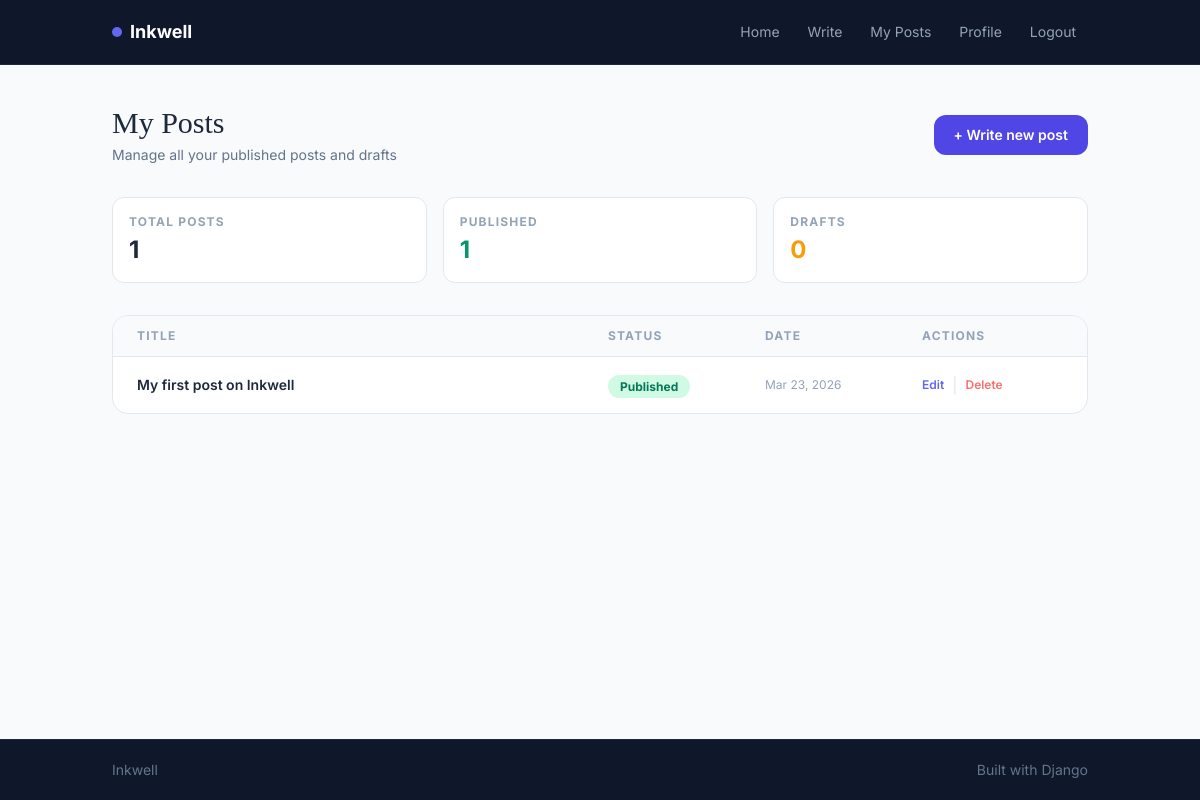
Before: /my-posts/ (signed in) with the older database file.
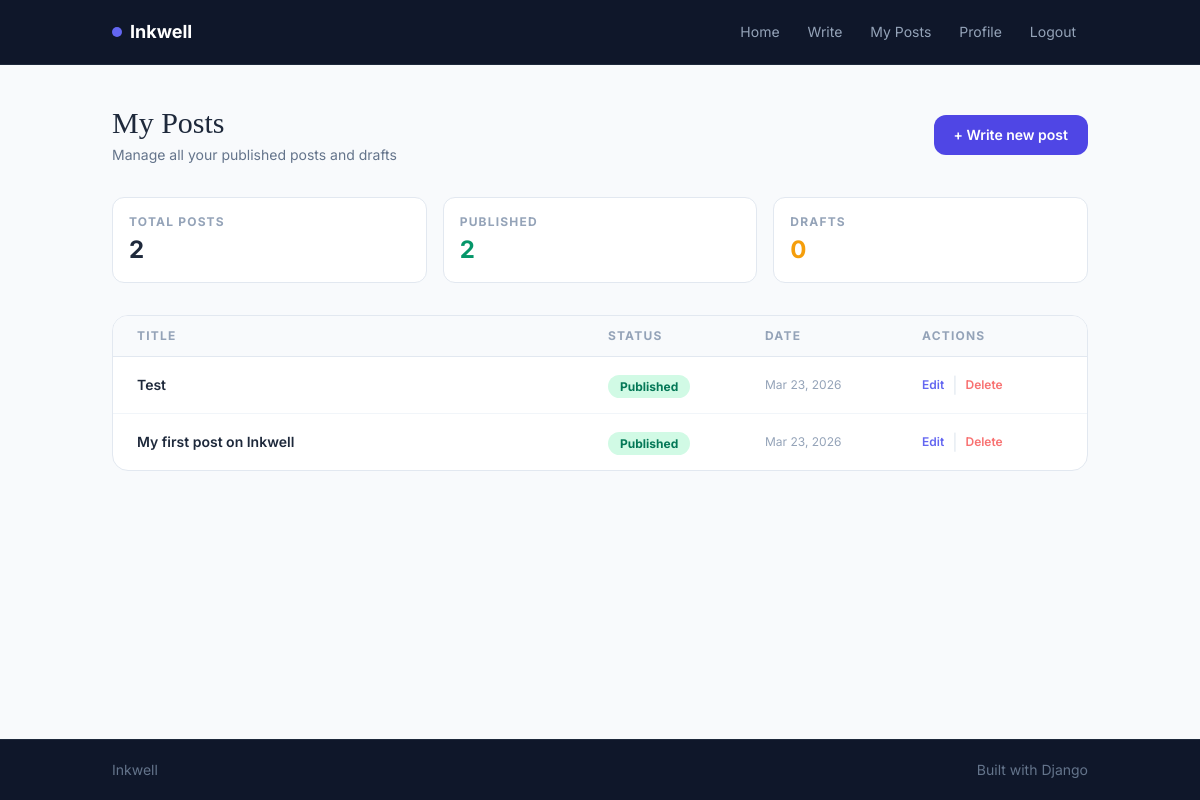
After: the same page with the newer database file.
### blog/models.py (models this page shows, shortened)
class Post(models.Model):
    STATUS_CHOICES = [
        ('draft', 'Draft'),
        ('published', 'Published'),
    ]
    title = models.CharField(max_length=200)
    slug = models.SlugField(max_length=200, unique=True)
    body = models.TextField()
    author = models.ForeignKey(User, on_delete=models.CASCADE, related_name='posts')
    tags = models.ManyToManyField(Tag, blank=True)
    thumbnail = models.ImageField(upload_to='thumbnails/', blank=True, null=True)
    status = models.CharField(max_length=10, choices=STATUS_CHOICES, default='draft')
    created_at = models.DateTimeField(auto_now_add=True)
    updated_at = models.DateTimeField(auto_now=True)
    class Meta:
        ordering = ['-created_at']

### blog/views.py (the view)
# urls.py: path('my-posts/', views.my_posts, name='my_posts'),
@login_required(login_url='login')
def my_posts(request):
    posts = Post.objects.filter(author=request.user)
    total = posts.count()
    published = posts.filter(status='published').count()
    drafts = posts.filter(status='draft').count()
    return render(request, 'blog/my_posts.html', {
        'posts': posts,
        'total': total,
        'published': published,
        'drafts': drafts,
    })

### blog/templates/blog/my_posts.html (shortened to what this page needs)
{% extends 'blog/base.html' %}
{% block content %}
<div class="max-w-5xl mx-auto px-6 py-10">
    <div class="flex items-center justify-between mb-8">
        <div>
            <h1 class="text-3xl text-slate-800 mb-1">My Posts</h1>
            <p class="text-slate-500 text-sm">Manage all your published posts and drafts</p>
        </div>
        <a href="{% url 'post_create' %}"
           class="bg-indigo-600 hover:bg-indigo-700 active:scale-95 text-white px-5 py-2.5 rounded-xl text-sm font-semibold transition-all">
            + Write new post
        </a>
    </div>
    <div class="grid grid-cols-3 gap-4 mb-8">
        <div class="bg-white border border-slate-200 rounded-xl p-4">
            <p class="text-xs font-bold text-slate-400 uppercase tracking-widest mb-1">Total Posts</p>
            <p class="text-2xl font-bold text-slate-800">{{ total }}</p>
        </div>
        <div class="bg-white border border-slate-200 rounded-xl p-4">
            <p class="text-xs font-bold text-slate-400 uppercase tracking-widest mb-1">Published</p>
            <p class="text-2xl font-bold text-emerald-600">{{ published }}</p>
        </div>
        <div class="bg-white border border-slate-200 rounded-xl p-4">
            <p class="text-xs font-bold text-slate-400 uppercase tracking-widest mb-1">Drafts</p>
            <p class="text-2xl font-bold text-amber-500">{{ drafts }}</p>
        </div>
    </div>
    {% if posts %}
    <div class="bg-white border border-slate-200 rounded-2xl overflow-hidden">
        <div class="grid grid-cols-12 gap-4 px-6 py-3 bg-slate-50 border-b border-slate-200">
            <p class="col-span-6 text-xs font-bold text-slate-400 uppercase tracking-widest">Title</p>
            <p class="col-span-2 text-xs font-bold text-slate-400 uppercase tracking-widest">Status</p>
            <p class="col-span-2 text-xs font-bold text-slate-400 uppercase tracking-widest">Date</p>
            <p class="col-span-2 text-xs font-bold text-slate-400 uppercase tracking-widest">Actions</p>
        </div>
        {% for post in posts %}
        <div class="grid grid-cols-12 gap-4 px-6 py-4 border-b border-slate-100 hover:bg-slate-50 transition-all items-center last:border-b-0">
            <div class="col-span-6">
                <p class="text-sm font-semibold text-slate-800 leading-snug">
                    {{ post.title }}
                </p>
            </div>
            <div class="col-span-2">
                {% if post.status == 'published' %}
                <span class="bg-emerald-100 text-emerald-700 text-xs font-bold px-3 py-1 rounded-full">
                    Published
                </span>
                {% else %}
                <span class="bg-amber-100 text-amber-700 text-xs font-bold px-3 py-1 rounded-full">
                    Draft
                </span>
                {% endif %}
            </div>
            <div class="col-span-2">
                <p class="text-xs text-slate-400">{{ post.created_at|date:"M d, Y" }}</p>
            </div>
            <div class="col-span-2 flex items-center gap-2">
                <a href="{% url 'post_edit' post.slug %}"
                   class="text-xs text-indigo-500 hover:text-indigo-700 font-semibold transition-all">
                    Edit
                </a>
                <span class="text-slate-200">|</span>
                <a href="{% url 'post_delete' post.slug %}"
                   class="text-xs text-red-400 hover:text-red-600 font-semibold transition-all">
                    Delete
                </a>
            </div>
        </div>
        {% endfor %}
    </div>
    {% endif %}
</div>
{% endblock %}

Changed rows visible on the page:
added Post: title "Test", status "Published", created_at "Mar 23, 2026"
Other visible differences:
{{ total }}: "1" → "2"
{{ published }}: "1" → "2"
